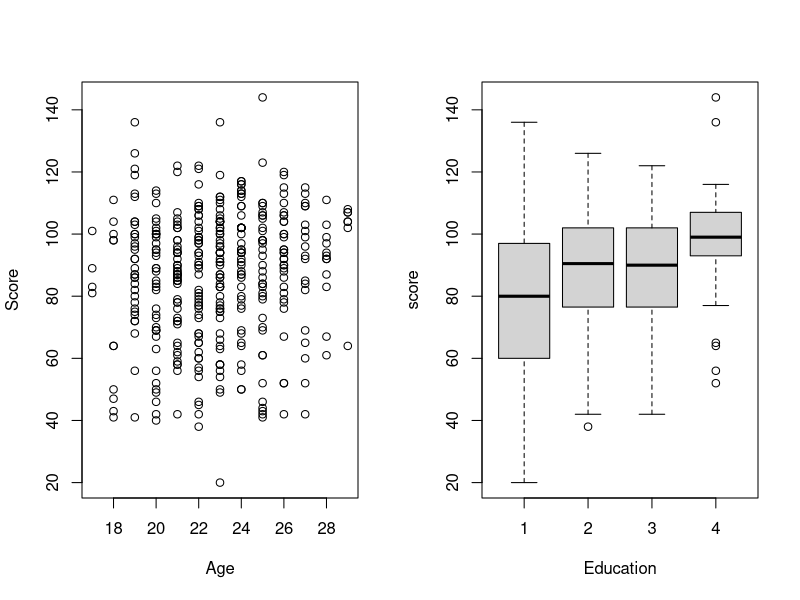
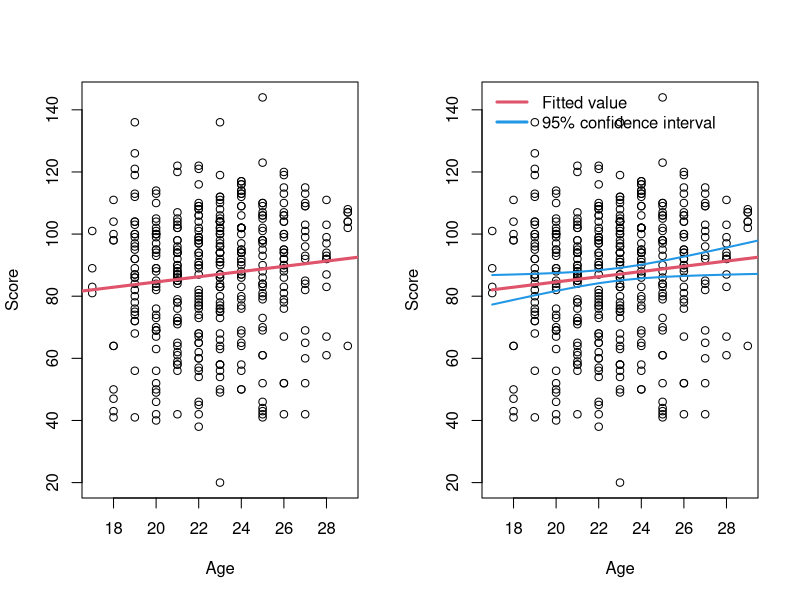
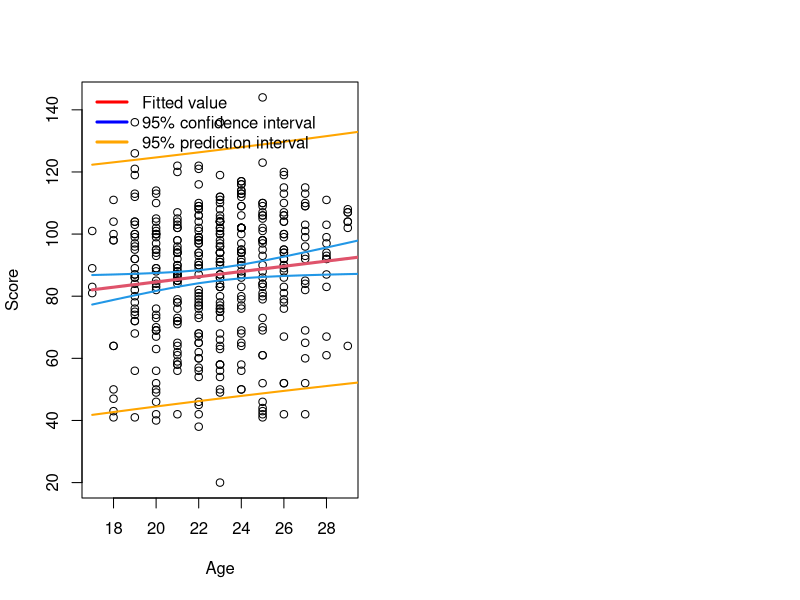
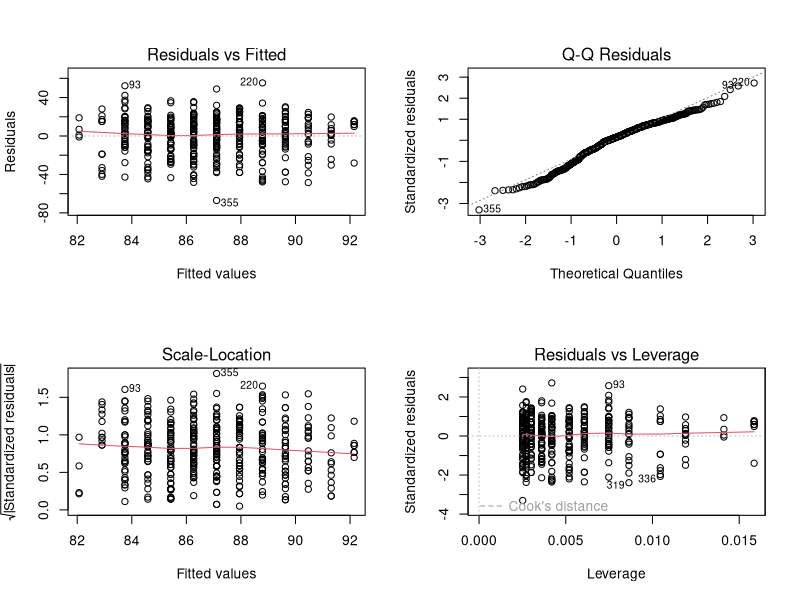
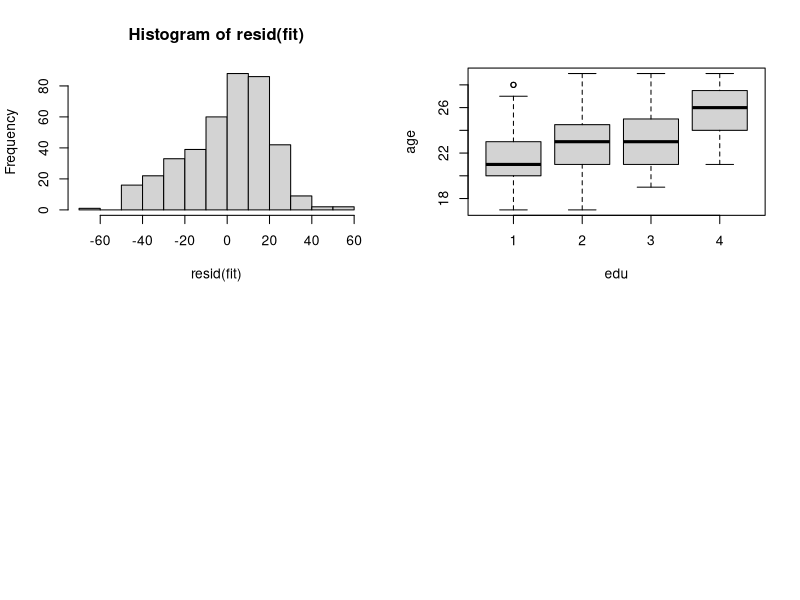
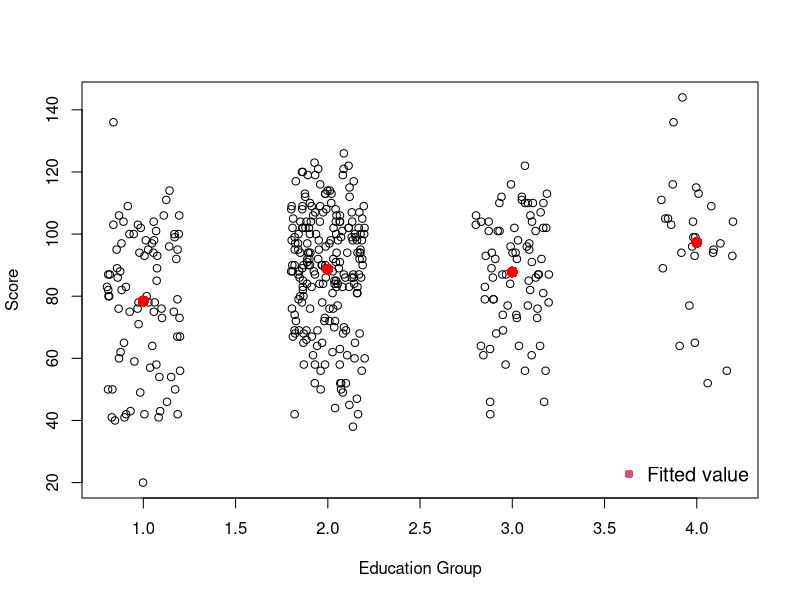
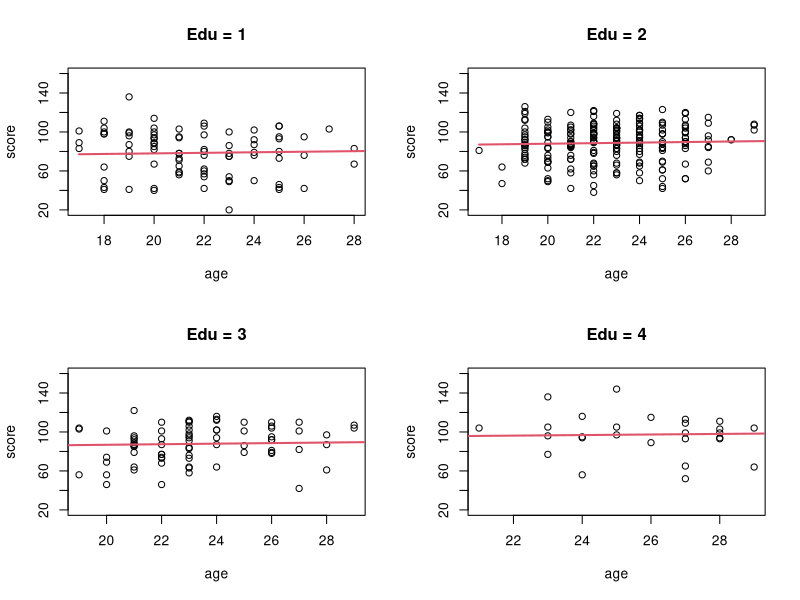
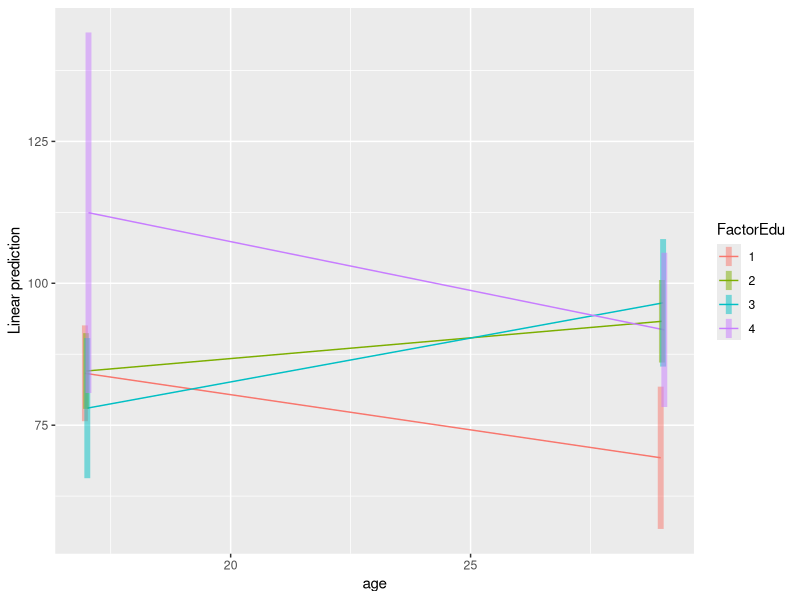

Recreate these plots in R, in order.
####################################
## Code for LMR review
## BIOS 526
#####################################

# Datasets used in lectures and assignments are on Canvas/Data


dat = read.csv ("Data/testscore.csv")

# Examine structure of dataset:
str(dat)
summary(dat)

# Exploratory plots:
#set-up plot to have 1 row and two colums:
par (mfrow =c(1,2))

# basic scatterplot:
plot (score~age, data = dat, xlab="Age",ylab="Score")

#boxplot also uses formula notation:
boxplot (score~edu, xlab = "Education", data = dat)


#Slide: "OLS calculations in R"
# Regression "by hand":
X = cbind (1, dat$age)
Y = dat$score
dim (X); dim (Y)

# Matrix multiplication: %*%
# Transpose: t(X)
# note that solve() in R computes the inverse:
invXtX = solve(t(X)%*%X)
(beta = invXtX %*% t(X) %*% Y)
# including parentheses is a trick to print the output

plot (score~age, data = dat, xlab="Age",ylab="Score")
abline (coef=beta, lwd = 3, col = 2)

# Slide: "lm() and Residual Error"
# Regression by R:
fit = lm (score~age, data = dat)
summary(fit)



# Estimate coefficients:
invXtX = solve(t(X)%*%X)
beta = invXtX %*% t(X) %*% Y
# Estimate covariance matrix of beta0 and beta1:
sigmahat = sum((Y - X%*%beta)^2) / (length(Y)-2)
V = sigmahat*invXtX




# This is equivalent:
Va = vcov (fit)
# confirm equivalent:
all(Va==V) # false due to machine precision
sum(abs(Va - V)) # differences negligible

# Create a design matrix for ages 17:30:
X = cbind(1, 17:30)
#note how R "recycles" 1 to be length 14

Est = X %*% beta
SE = sqrt( diag(X%*%V%*%t(X)) )
Upper95 = Est + 1.96*SE
Lower95 = Est - 1.96*SE
Upper95 = Est + qt(0.975,df=398)*SE
Lower95 = Est + qt(0.025,df=398)*SE


qt(0.975,df=10)
qt(0.975,df=100)
qt(0.975,df=398)
qt(0.975,df=1000)
qnorm(0.975)

# Print 
cbind(Est, Lower95, Upper95)[1:3,]

# Method 2:
ConfInt = predict (fit, newdata = data.frame(age=17:30), interval="conf")
ConfInt[1:3,]


# "Confidence Interval for the Estimate of the Mean"
plot (score~age, data = dat, xlab="Age",ylab="Score")
lines (Est~c(17:30), col = 2, lwd =3)
lines (Upper95~c(17:30), col = 4, lwd = 2)
lines (Lower95~c(17:30), col = 4, lwd = 2)
legend ("topleft", legend = c("Fitted value", "95% confidence interval"), col = c(2,4), bty="n", lwd=3)
mean(dat$age)



#  "Prediction Interval for New Observation, iii"
PredInt = predict (fit, newdata = data.frame(age=17:30), interval="pred")

plot (score~age, data = dat, xlab="Age",ylab="Score")
lines (Est~c(17:30), col = 2, lwd =3)
lines (ConfInt[,2]~c(17:30), col = 4, lwd = 2)
lines (ConfInt[,3]~c(17:30), col = 4, lwd = 2)
lines (PredInt[,2]~c(17:30), col = "orange", lwd = 2)
lines (PredInt[,3]~c(17:30), col = "orange", lwd = 2)
legend ("topleft", legend = c("Fitted value", "95% confidence interval", "95% prediction interval"),  col = c("red", "blue", "orange"), bty="n", lwd=3)


# "Model Diagnostics"
par(mfrow=c(2,2))
plot(fit)
hist(resid(fit))


###################################
# Extra not in slides: 
# See quiz 1 questions
set.seed(123)
a = seq(1,10,length=1000)
b = a+2*a*rnorm(1000)
  
# Which assumption is violated?
##################################




# "Confounding, i" slide:
boxplot(age~edu,data=dat)

# "Average score by maternal education, i"
# Indicators for Education

# Create dummy variables manually:
E1 = as.numeric(dat$edu == 1)
E2 = as.numeric(dat$edu == 2)
E3 = as.numeric(dat$edu == 3)
E4 = as.numeric(dat$edu == 4)
fit = lm (dat$score ~ E1 + E2 + E3 + E4 - 1)
summary (fit)
tapply(dat$score,INDEX = dat$edu,FUN = mean)



# "Average score by Maternal Education, ii"
dev.off()
plot (score~jitter(edu), data = dat, xlab="Education Group",ylab="Score")
points (coef(fit)~c(1,2,3,4), col = 'red', cex=1.5, pch=16, type = "p")
legend ("bottomright", legend=c("Fitted value"), pch=16, col = 2, cex=1.2, bty="n")






# 'Difference in Average Score w.r.t Edu=1'
# By default, R codes the alpha-sorted level as the reference level:

dat$FactorEdu = factor(dat$edu) #
fit = lm(score~FactorEdu,data=dat)
summary(fit)

# Equivalently:
fit2 = lm (dat$score ~ E2 + E3 + E4 )
summary (fit2)


#  'Adjusting for confounding, ii'
fit = lm (score ~ FactorEdu+age,data=dat)
summary(fit)
# age no longer significant




# create plots of age for each education category
par (mfrow = c(2,2))
plot (score~age, data = subset (dat, edu == 1) , ylim = c(20, 160), main = "Edu = 1" )
lines( predict(fit,newdata=data.frame(age=17:30,FactorEdu='1'))~c(17:30), col = 2, lwd = 2)

plot (score~age, data = subset (dat, edu == 2) , ylim = c(20, 160), main = "Edu = 2"  )
lines( predict(fit,newdata=data.frame(age=17:30,FactorEdu='2'))~c(17:30), col = 2, lwd = 2)

plot (score~age, data = subset (dat, edu == 3) , ylim = c(20, 160), main = "Edu = 3" )
lines( predict(fit,newdata=data.frame(age=17:30,FactorEdu='3'))~c(17:30), col = 2, lwd = 2)

plot (score~age, data = subset (dat, edu == 4) , ylim = c(20, 160), main = "Edu = 4"  )
lines( predict(fit,newdata=data.frame(age=17:30,FactorEdu='4'))~c(17:30), col = 2, lwd = 2)


# "Variance Inflation Factors"
library(car)
vif(fit)

temp = vif(fit)

temp[,3]^2

temp[,3]^2<5

# these look fine -- we know age and factor edu are dependent, but 
# it is sufficiently small, i.e. multicollinearity is not a big issue.
# a very rough rule of thumb: is the vif > 5, or here, (gvif^(1/2/df))^2 > 5? if so,
# you may want to consider dropping one of the variables. You can tolerate
# more vif if you have a larger sample size, since the decrease in se due to 
# large n can help offset the increase due to multicollinearity

# This is in the quiz:
n=20 
n=10000
a = rnorm(n) # defaults to standard normal, i.e., variance = 1
b = 0.1*rnorm(n)+a


d = a - b + rnorm(n) # \epsilon_i \sim n(0,1)
# true slopes are 1 and -1
e = lm(d~a+b)
summary(e)
vif(e)
1/(1-cor(a,b)^2)
1/(1-summary(lm(a~b))$r.squared)

###########################



### Effect Modification: examining interactions
fit = lm (score~FactorEdu*age, data = dat)
summary(fit)


vif(fit)
# some evidence that slopes change
# some issues with variance inflation. This generally happens
# with interaction effects and can make testing them challenging,
# as it implies reduced statistical power. 


library(emmeans)
#pdf(file='~/Dropbox/EmoryCourses/BIOS_526/Materials_BRisk_2020/M1-MLR/Emtrendsplot.pdf')
emmip(fit, FactorEdu ~ age, cov.reduce = range,CIs = TRUE)
#dev.off()

# means:
emmip(fit, FactorEdu ~ age, CIs = TRUE)

# examine the CI at age = 0:
emmip(fit, FactorEdu ~ age, at = list(age=c(0,30)),CIs = TRUE)


#The average score for a child whose mother is age 22.8 and whose education level is # 2 is 11.8 points higher than a child whose mother is age 22.8 with education level 1. 



par (mfrow = c(2,2))
plot (score~age, data = subset (dat, edu == 1) , ylim = c(20, 160), main = "Edu = 1" )
lines( predict(fit,newdata=data.frame(age=17:30,FactorEdu='1'))~c(17:30), col = 2, lwd = 2)

plot (score~age, data = subset (dat, edu == 2) , ylim = c(20, 160), main = "Edu = 2"  )
lines( predict(fit,newdata=data.frame(age=17:30,FactorEdu='2'))~c(17:30), col = 2, lwd = 2)

plot (score~age, data = subset (dat, edu == 3) , ylim = c(20, 160), main = "Edu = 3" )
lines( predict(fit,newdata=data.frame(age=17:30,FactorEdu='3'))~c(17:30), col = 2, lwd = 2)

plot (score~age, data = subset (dat, edu == 4) , ylim = c(20, 160), main = "Edu = 4"  )
lines( predict(fit,newdata=data.frame(age=17:30,FactorEdu='4'))~c(17:30), col = 2, lwd = 2)

# F-test of interaction effect
fit_nointer = lm(score~FactorEdu+age,data=dat)
anova(fit_nointer,fit)

    
# linear combinations of coefficients
(Est = coef(fit)[5] + coef(fit)[7])
(SE = sqrt ( vcov(fit)[5,5] + vcov(fit)[7,7] + 2*vcov(fit)[5,7]))




# Effect of centering:
dat$ageC = scale(dat$age,center=TRUE,scale=FALSE)
mean(dat$ageC)

fit_inter_ageC = lm(score~FactorEdu*ageC,data=dat)
summary(fit_inter_ageC)

summary(fit)

# What happens to variance inflation factors?
vif(fit) #not centered
vif(fit_inter_ageC) #centering tends to improve VIFs in models with interactions. 


fit_ageC = lm(score~ageC,data=dat)
anova(fit_ageC,fit_inter_ageC)
#overall effect of education

fit_age = lm(score~age,data=dat)
anova(fit_age,fit)
#overall effect of education


fit_edu = lm(score~FactorEdu,data=dat)
anova(fit_edu,fit_inter_ageC)
anova(fit_edu,fit)


fit_age = lm(score~age,data=dat)
anova(fit_age,fit)

# Compare slopes, no correction for multiple comparisons
emtrends(fit,pairwise~FactorEdu,var="age",adjust='none')

# Compare slopes, correct for multiple comparisons
emtrends(fit,pairwise~FactorEdu,var="age",adjust='bonferroni')

#  Same output for centered age:
emtrends(fit_inter_ageC,pairwise~FactorEdu,var="ageC",adjust='bonferroni')
